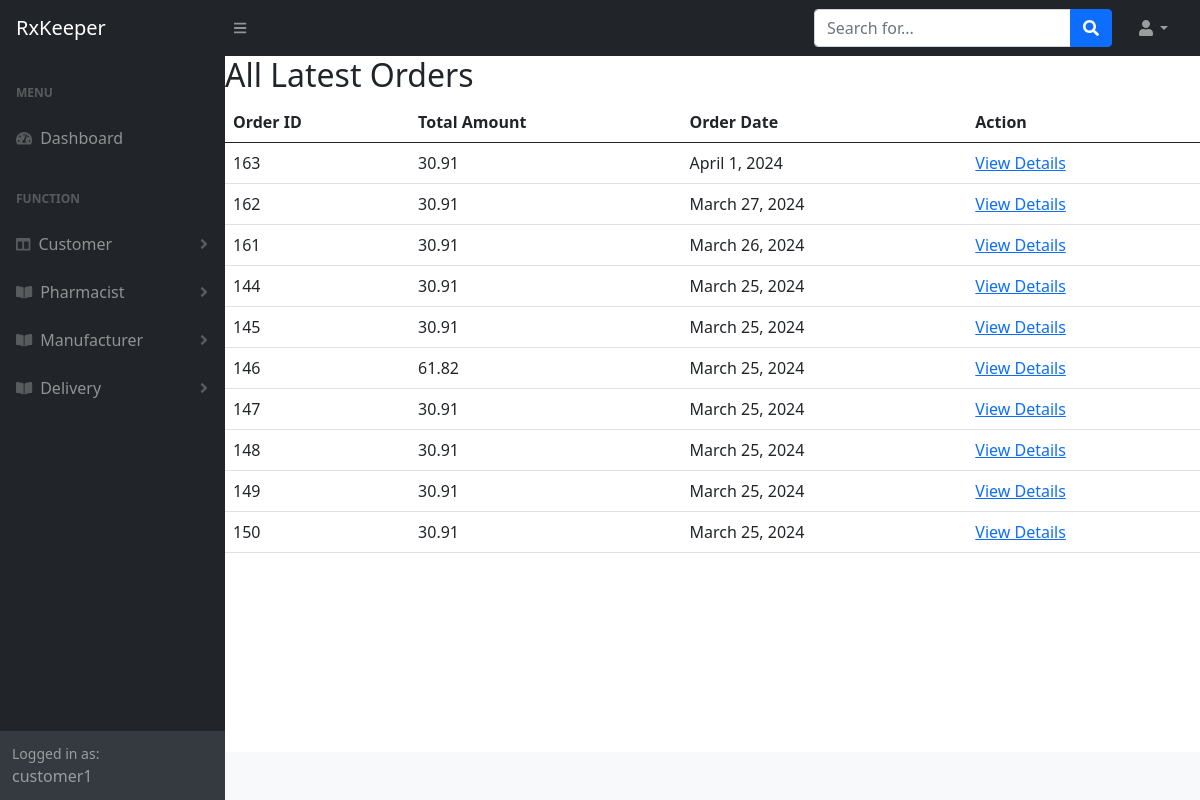
The app's page /main_project/latest_orders/ (signed in) with its own data.
### logi/models.py (models this page shows)
class User(AbstractUser):
   is_customer= models.BooleanField(default=False)
   is_employee= models.BooleanField(default=False)
   is_delivery_person = models.BooleanField(default=False)
   name=models.CharField(max_length=50)

### main_project/models.py (models this page shows)
class Order(models.Model):
    user = models.ForeignKey(User, on_delete=models.CASCADE)  # Use the custom user model
    medicines = models.ManyToManyField('logi.Medicine', through='OrderItem')
    total_amount = models.DecimalField(max_digits=10, decimal_places=2)
    razorpay_order_id = models.CharField(max_length=255)
    payment_status = models.CharField(max_length=50, default='PENDING')  # 'PENDING', 'PAID', 'FAILED', etc.
    order_date=models.DateField(auto_now_add=True)
    delivery_date=models.DateField(null=True)
    prescription = models.ForeignKey('logi.Prescription', on_delete=models.SET_NULL, null=True, blank=True)
    assigned_delivery_person = models.ForeignKey('logi.DeliveryPerson', on_delete=models.SET_NULL, null=True, blank=True)
    is_delivery_person = models.BooleanField(default=False)

### main_project/views.py (the view)
# urls.py: path('latest_orders/', views.latest_orders, name='latest_orders'),
@login_required
def latest_orders(request):
    latest_orders = Order.objects.all().order_by('-order_date')[:10]  # Change the number as per your requirement
    return render(request, 'home/latest_orders.html', {'latest_orders': latest_orders})

### template/home/latest_orders.html
{% extends 'layouts/base.html' %}
{% block content %}
  <h2>All Latest Orders</h2>
  <table class="table">
    <thead>
      <tr>
        <th>Order ID</th>
        <th>Total Amount</th>
        <th>Order Date</th>
        <th>Action</th>
      </tr>
    </thead>
    <tbody>
      {% for order in latest_orders %}
        <tr>
          <td>{{ order.id }}</td>
          <td>{{ order.total_amount }}</td>
          <td>{{ order.order_date }}</td>
          <td><a href="{% url 'order_details' order.id %}">View Details</a></td>
        </tr>
      {% endfor %}
    </tbody>
  </table>
{% endblock %}

### template/includes/sidebar.html (shortened to what this page needs)
<nav class="sb-sidenav accordion sb-sidenav-dark" id="sidenavAccordion">
    <div class="sb-sidenav-menu">
        <div class="nav">
            <div class="sb-sidenav-menu-heading">Menu</div>
            <a class="nav-link {% if 'index' in segment %} active {% endif %}" href="{% url 'admin_dashboard' %}">
                <div class="sb-nav-link-icon"><i class="fas fa-tachometer-alt"></i></div>
                Dashboard
            </a>
            <div class="sb-sidenav-menu-heading">Function</div>
            <a class="nav-link collapsed" href="#" data-bs-toggle="collapse" data-bs-target="#customerCollapse" aria-expanded="false" aria-controls="customerCollapse">
                <div class="sb-nav-link-icon"><i class="fas fa-columns"></i></div>
                Customer
                <div class="sb-sidenav-collapse-arrow"><i class="fas fa-angle-down"></i></div>
            </a>
            <a class="nav-link collapsed" href="#" data-bs-toggle="collapse" data-bs-target="#pharmacistCollapse" aria-expanded="false" aria-controls="pharmacistCollapse">
                <div class="sb-nav-link-icon"><i class="fas fa-book-open"></i></div>
                Pharmacist
                <div class="sb-sidenav-collapse-arrow"><i class="fas fa-angle-down"></i></div>
            </a>
            <a class="nav-link collapsed" href="#" data-bs-toggle="collapse" data-bs-target="#manufacturerCollapse" aria-expanded="false" aria-controls="manufacturerCollapse">
                <div class="sb-nav-link-icon"><i class="fas fa-book-open"></i></div>
                Manufacturer
                <div class="sb-sidenav-collapse-arrow"><i class="fas fa-angle-down"></i></div>
            </a>
            <a class="nav-link collapsed" href="#" data-bs-toggle="collapse" data-bs-target="#deliveryCollapse" aria-expanded="false" aria-controls="manufacturerCollapse">
                <div class="sb-nav-link-icon"><i class="fas fa-book-open"></i></div>
                Delivery
                <div class="sb-sidenav-collapse-arrow"><i class="fas fa-angle-down"></i></div>
            </a>
        </div>
    </div>
    <div class="sb-sidenav-footer">
        <div class="small">Logged in as:</div>
        {{ request.user.username }}
    </div>
</nav>

### records on screen
User: user.username "customer1"
Order: id "163", total_amount "30.91", order_date "April 1, 2024"
Order: id "162", total_amount "30.91", order_date "March 27, 2024"
Order: id "161", total_amount "30.91", order_date "March 26, 2024"
Order: id "144", total_amount "30.91", order_date "March 25, 2024"
Order: id "145", total_amount "30.91", order_date "March 25, 2024"
Order: id "146", total_amount "61.82", order_date "March 25, 2024"
Order: id "147", total_amount "30.91", order_date "March 25, 2024"
Order: id "148", total_amount "30.91", order_date "March 25, 2024"
Order: id "149", total_amount "30.91", order_date "March 25, 2024"
Order: id "150", total_amount "30.91", order_date "March 25, 2024"
